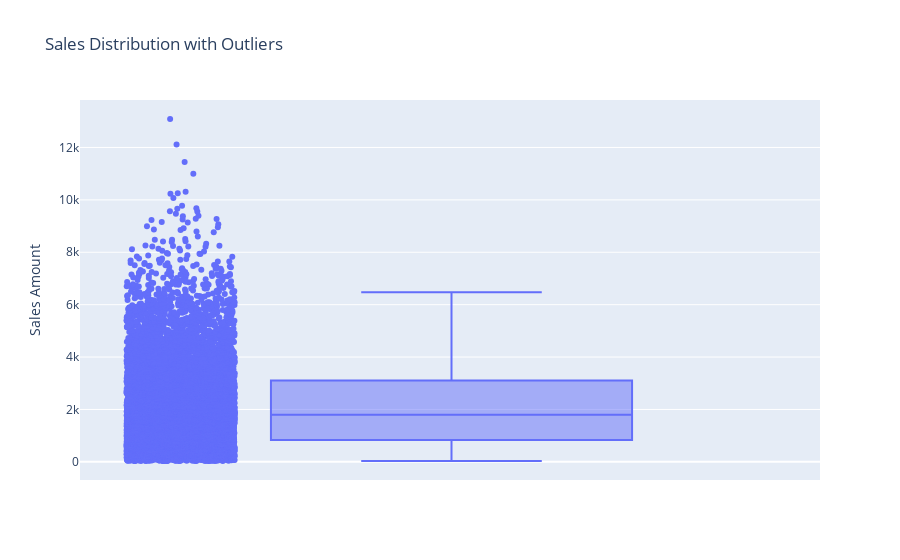

Notebook cell for this chart:
### Markdown cell above
- Step 8: Visualize the Distribution and Outliers using Plotly

### Code cell
fig = px.box(data, y= data_sales, points="all",title= "Sales Distribution with Outliers")
fig.update_layout(yaxis_title="Sales Amount")
fig.show()

### Figure 1 — Plotly figure (JSON) as saved in the notebook; plotly's stock layout.template omitted (floating-point values rounded to 4 significant figures; data arrays with more than 128 entries replaced by an {"elided": "..."} marker saying what was removed)
{"data": [{"alignmentgroup": "True", "boxpoints": "all", "hovertemplate": "y=%{y}<extra></extra>", "legendgroup": "", "marker": {"color": "#636efa"}, "name": "", "notched": false, "offsetgroup": "", "orientation": "v", "showlegend": false, "type": "box", "x0": " ", "xaxis": "x", "y": {"elided": "8523 float values"}, "y0": " ", "yaxis": "y"}], "layout": {"autosize": true, "boxmode": "group", "legend": {"tracegroupgap": 0}, "title": {"text": "Sales Distribution with Outliers"}, "xaxis": {"anchor": "y", "autorange": true, "domain": [0, 1], "range": [-0.5048, 0.5], "type": "category"}, "yaxis": {"anchor": "x", "autorange": true, "domain": [0, 1], "range": [-691.9, 13810.0], "title": {"text": "Sales Amount"}, "type": "linear"}}}
